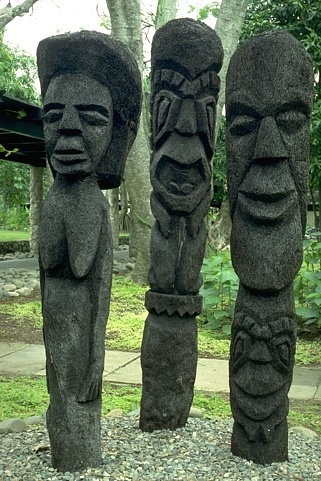
%> input picture EdgeDetection/data/images/101085.jpg, 321 x 481 px
$ octave --eval "result = edgeOrientedFilters(imread('../data/images/101085.jpg'));"   (GNU Octave 9; MATLAB toolbox functions it lacks are replaced by stand-ins)
%> lines starting %> are read from the running program, lines starting %| are printed output that depends on the picture; in (x1, y1, x2, y2) boxes, pixels count from 0 and x2, y2 are one past the last pixel; in counts of white or black regions, pixels touching at a corner belong together; the program's own positions count from 1
function bmap = edgeOrientedFilters(im)
    [mag, ~] = orientedFilterMagnitude(im);

    % 选择合适的双阈值使用canny算子 OR 使用给出的非极大值抑制函数
    bmap = mag.* edge(mag, 'Canny').^0.7;
    %bmap = nonmax(mag.^0.7, theta+pi/2);
end

function [mag, theta] = orientedFilterMagnitude(im)
    im = rgb2gray(im);
    sigma = 2.6;%根据情况选择
    %canny
    %2.0 0.594 0.614
    %2.6 0.597 0.615
    %2.8 0.595 0.612

    h = 2 * ceil(2 * sigma) + 1;%模仿matlab官方的选择

    [x, y] = meshgrid(-(h-1)/2:(h-1)/2, -(h-1)/2:(h-1)/2);

    same = exp(-(x.^2 + y.^2) / (2 * sigma^2));%计算后面两个导数的公共部分以减少计算量

    gx = -(x .* same);
    gy = -(y .* same);

    gx = gx / sum(gx, "all");
    gy = gy / sum(gy, "all");

    filter0 = gx.*cos(0) + gy.*sin(0);
    res0 = conv2(im, filter0, 'same');

    filter45 = gx.*cos(pi/4) + gy.*sin(pi/4);
    res45 = conv2(im, filter45, 'same');

    filter90 = gx.*cos(pi/2) + gy.*sin(pi/2);
    res90 = conv2(im, filter90, 'same');
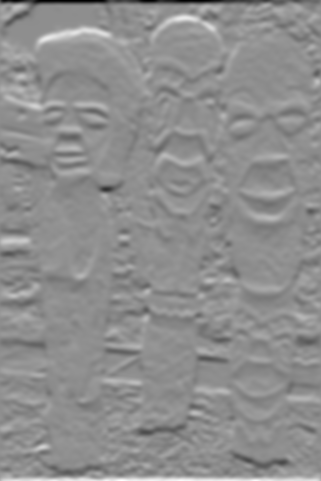
%> res90: size 481x321 double; min -1.56e+19, max 1.23e+19, mean 1.14e+16; drawn with min black and max white

    filter135 = gx.*cos(3*pi/4) + gy.*sin(3*pi/4);
    res135 = conv2(im, filter135, 'same');
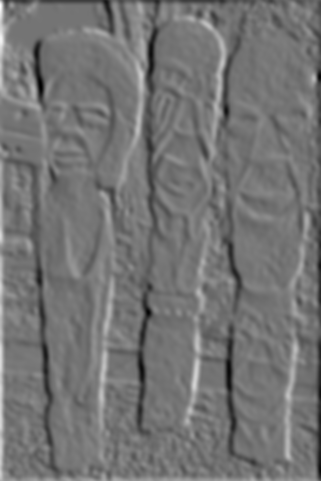
%> res135: size 481x321 double; min -2.4e+19, max 2.84e+19, mean -2.27e+16; drawn with min black and max white

    %归一化
    res0 = res0 / max(res0(:));
    res45 = res45 / max(res45(:));
    res90 = res90 / max(res90(:));
    res135 = res135 / max(res135(:));

    [mag, idx] = max(cat(3, abs(res0), abs(res45), abs(res90), abs(res135)), [], 3);
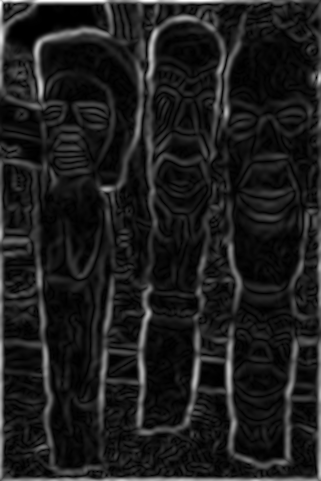
%> mag: size 481x321 double; min 1.59e-16, max 1.27, mean 0.149; drawn with min black and max white
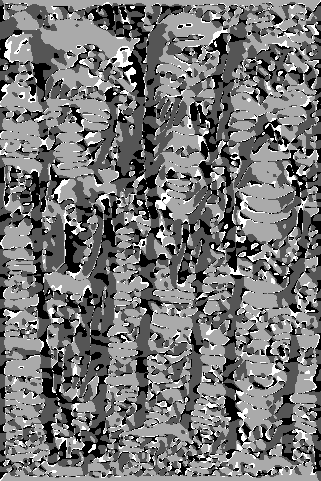
%> idx: size 481x321 double; min 1, max 4, mean 2.39; drawn with min black and max white
    theta = zeros(size(im, 1), size(im, 2));
    theta(idx == 2) = pi/4;
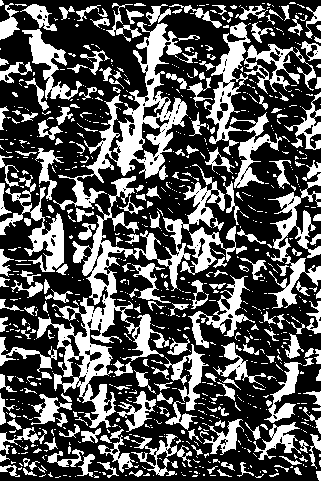
%> theta: size 481x321 double; values 0 (black) and 0.785 (white), 33.9% white; 871 white regions (642 under 20 px), largest, box (x1, y1, x2, y2) and area: (36, 164, 225, 428) 8617, (53, 22, 188, 210) 5565, (268, 173, 321, 309) 2228
    theta(idx == 3) = pi/2;
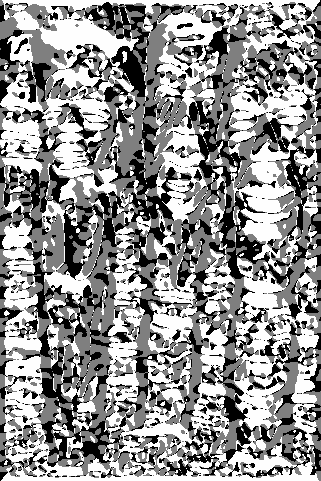
%> theta: size 481x321 double; min 0, max 1.57, mean 0.902; drawn with min black and max white
    theta(idx == 4) = 3*pi/4;
%> theta: size 481x321 double; 7.95% of pixels changed, all inside (x1, y1, x2, y2) = (0, 0, 321, 481)

end
%> in edgeOrientedFilters, `bmap = mag.* edge(mag, 'Canny').^0.7;`:
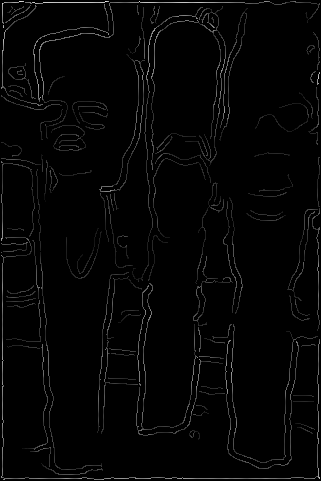
%> bmap: size 481x321 double; min 0, max 0.925, mean 0.0186

$ run again, on EdgeDetection/data/images/101087.jpg
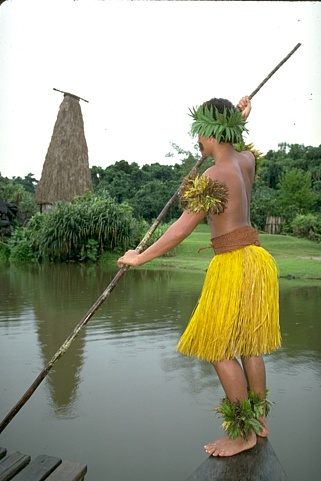
%> input picture EdgeDetection/data/images/101087.jpg, 321 x 481 px
%> in orientedFilterMagnitude, `theta(idx == 2) = pi/4;`:
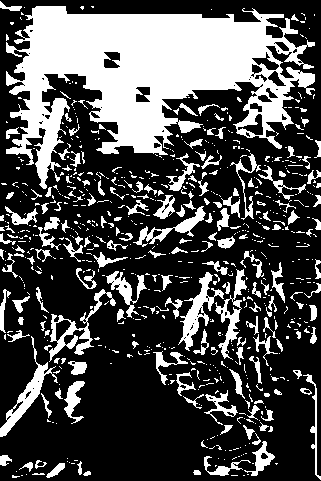
%> theta: size 481x321 double; values 0 (black) and 0.785 (white), 30.5% white; 700 white regions (522 under 20 px), largest, box (x1, y1, x2, y2) and area: (6, 6, 315, 189) 27208, (178, 272, 224, 351) 1012, (0, 336, 58, 437) 1002
%> in edgeOrientedFilters, `bmap = mag.* edge(mag, 'Canny').^0.7;`:
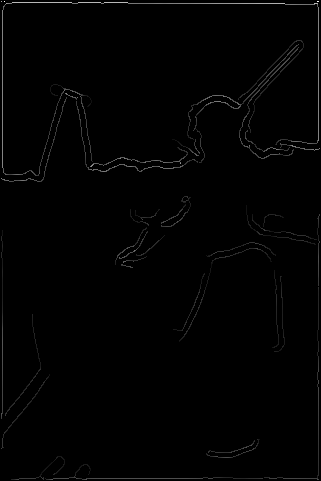
%> bmap: size 481x321 double; min 0, max 1.21, mean 0.00976; drawn with min black and max white

$ run again, on EdgeDetection/data/images/103070.jpg
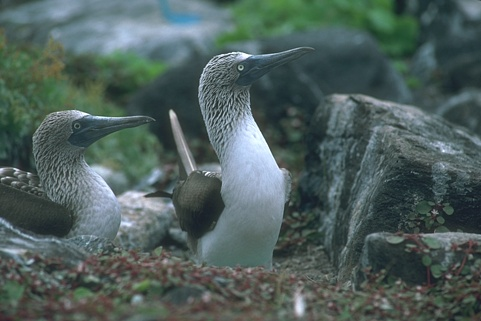
%> input picture EdgeDetection/data/images/103070.jpg, 481 x 321 px
%> in edgeOrientedFilters, `bmap = mag.* edge(mag, 'Canny').^0.7;`:
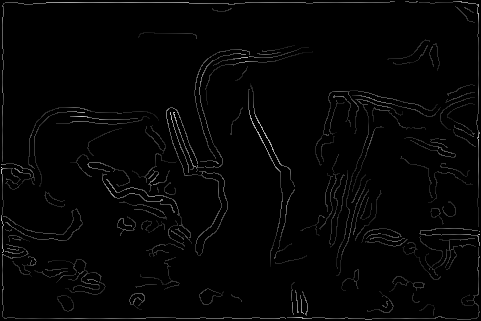
%> bmap: size 321x481 double; min 0, max 0.847, mean 0.0171
